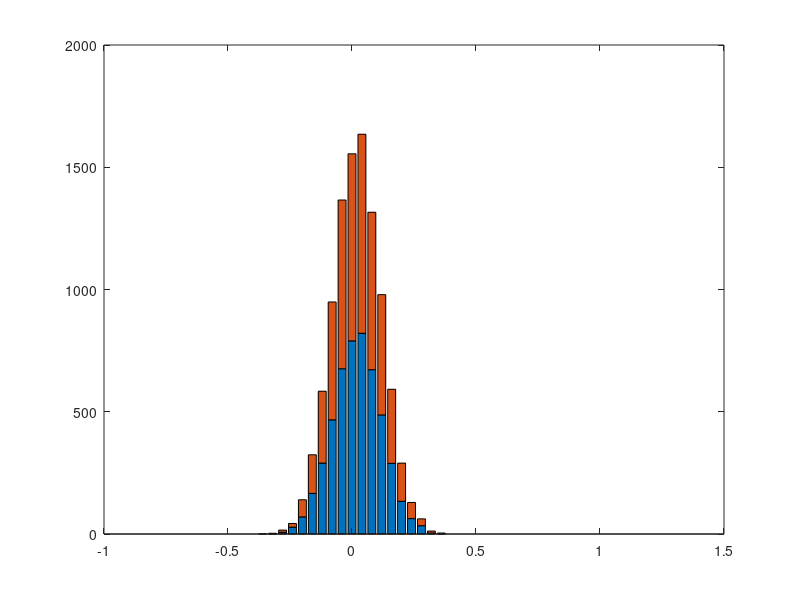

Recreate this plot in MATLAB. (Note: this script raises an error after producing the figure.)

% stacked histogram 
sd1 = 0.1; 
mu1 = 0; 
data1 = mu1+ sd1.*randn(5000,1); 
sd2 = 0.1; 
mu2 = 0; 
data2 = mu2+ sd2.*randn(5000,1); 

% bin specs. 
nbins = 50; 
bound = 1; 
bins = linspace(-bound,bound,nbins); 

fig = figure; 

% first histogram
y1 = hist(data1, bins); 

% second histogram
y2 = hist(data2, bins);

% stacked histograms 
bar([y1.' y2.'],'stacked')

% relabelx-axis range/ticks 
xd = findobj('-property','XData'); 

for i=1:2
    dat = get(xd(i),'XData');
    dat = 2*dat/nbins - bound; 
    set(xd(i),'XData',dat); 
end

% PLOTLY 
p = plotlyfigure(gcf);
plotly(p,false);
plotly_url = p.Response.url; 
